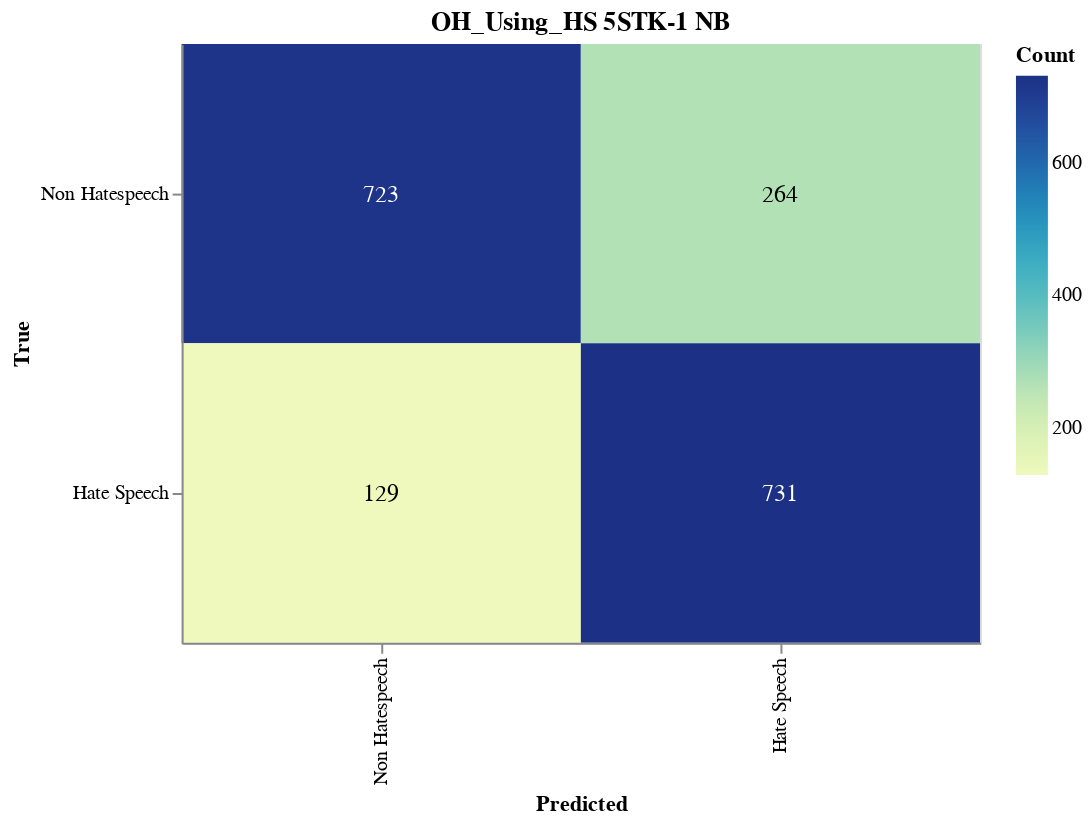

This figure's notebook cell:
### Markdown cell above
#### Save CM

### Code cell
import altair as alt
import altair_saver
import pandas as pd
from sklearn.metrics import confusion_matrix

# Calculate the confusion matrix
cm = confusion_matrix(y_val, adjusted_predictions)

# Define class names
class_names = ['Non Hatespeech', 'Hate Speech']

# Convert confusion matrix to DataFrame
cm_df = pd.DataFrame(cm, index=class_names, columns=class_names).reset_index().melt(id_vars='index')
cm_df.columns = ['True', 'Predicted', 'Count']

# Ensure the order of categories
cm_df['True'] = pd.Categorical(cm_df['True'], categories=class_names, ordered=True)
cm_df['Predicted'] = pd.Categorical(cm_df['Predicted'], categories=class_names, ordered=True)

# Create the Altair plot
heatmap = alt.Chart(cm_df).mark_rect().encode(
    x=alt.X('Predicted:O', sort=class_names),
    y=alt.Y('True:O', sort=class_names),
    color='Count:Q',
    tooltip=['True', 'Predicted', 'Count']
).properties(
    width=400,
    height=300,
    title='OH_Using_HS 5STK-1 NB'
)

# Add text labels
text = heatmap.mark_text(
    align='center',
    baseline='middle',
    fontSize=12
).encode(
    text='Count:Q',
    color=alt.condition(
        alt.datum.Count > cm.max() / 2,
        alt.value('white'),
        alt.value('black')
    )
)

# Combine heatmap and text
final_chart = heatmap + text

# Display the plot
final_chart.show()

### Figure 1 — Vega-Lite specification as saved in the notebook (floating-point values rounded to 4 significant figures)
{"config": {"view": {"continuousWidth": 300, "continuousHeight": 300}}, "layer": [{"mark": {"type": "rect"}, "encoding": {"color": {"field": "Count", "type": "quantitative"}, "tooltip": [{"field": "True", "type": "ordinal"}, {"field": "Predicted", "type": "ordinal"}, {"field": "Count", "type": "quantitative"}], "x": {"field": "Predicted", "sort": ["Non Hatespeech", "Hate Speech"], "type": "ordinal"}, "y": {"field": "True", "sort": ["Non Hatespeech", "Hate Speech"], "type": "ordinal"}}, "title": "OH_Using_HS 5STK-1 NB"}, {"mark": {"type": "text", "align": "center", "baseline": "middle", "fontSize": 12}, "encoding": {"color": {"condition": {"test": "(datum.Count > 365.5)", "value": "white"}, "value": "black"}, "text": {"field": "Count", "type": "quantitative"}, "tooltip": [{"field": "True", "type": "ordinal"}, {"field": "Predicted", "type": "ordinal"}, {"field": "Count", "type": "quantitative"}], "x": {"field": "Predicted", "sort": ["Non Hatespeech", "Hate Speech"], "type": "ordinal"}, "y": {"field": "True", "sort": ["Non Hatespeech", "Hate Speech"], "type": "ordinal"}}, "title": "OH_Using_HS 5STK-1 NB"}], "data": {"name": "data-14431176c72144cf1a79cf5b881aadb5"}, "height": 300, "width": 400, "$schema": "https://vega.github.io/schema/vega-lite/v5.17.0.json", "datasets": {"data-14431176c72144cf1a79cf5b881aadb5": [{"True": "Non Hatespeech", "Predicted": "Non Hatespeech", "Count": 723}, {"True": "Hate Speech", "Predicted": "Non Hatespeech", "Count": 129}, {"True": "Non Hatespeech", "Predicted": "Hate Speech", "Count": 264}, {"True": "Hate Speech", "Predicted": "Hate Speech", "Count": 731}]}}
